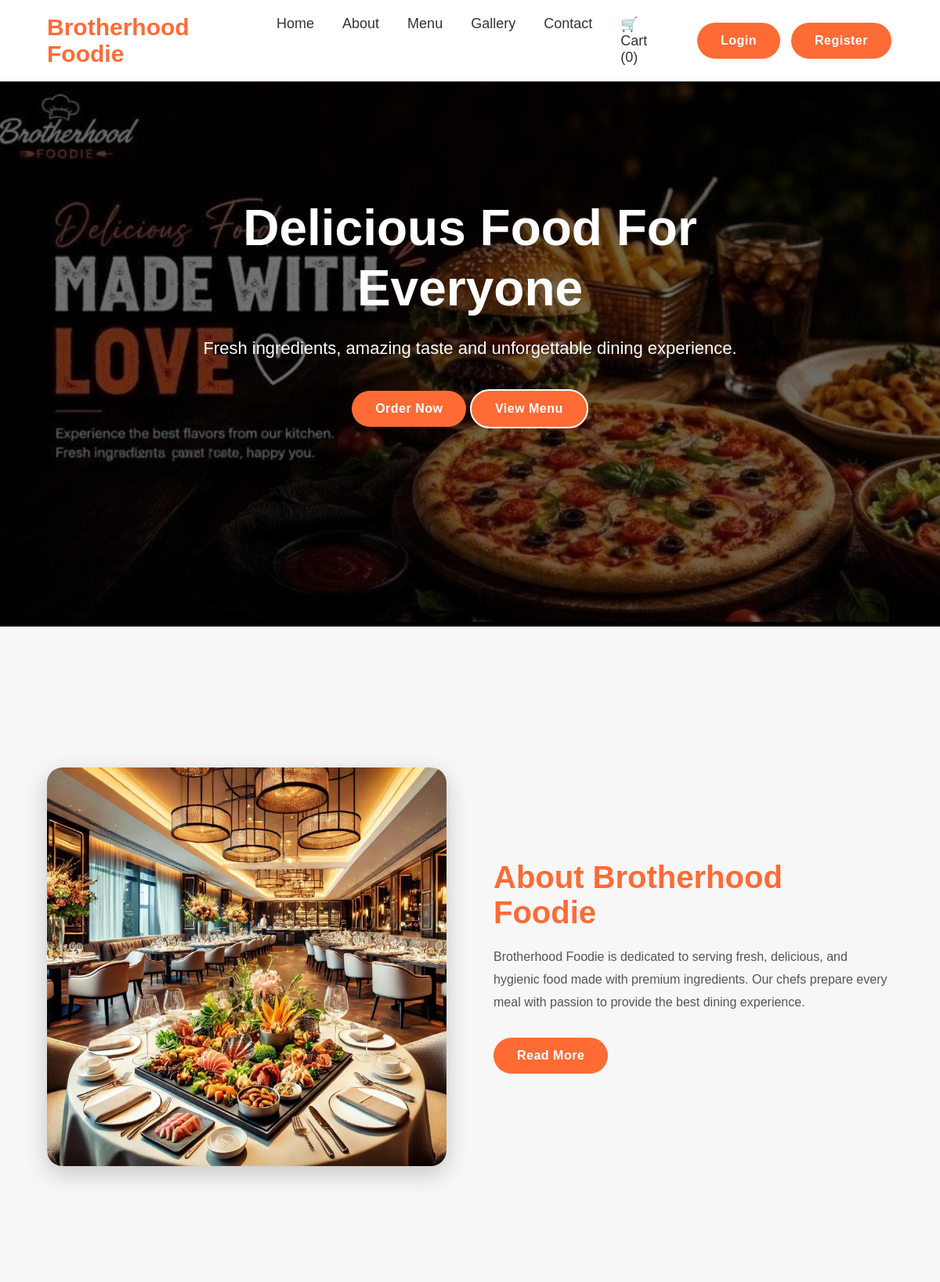
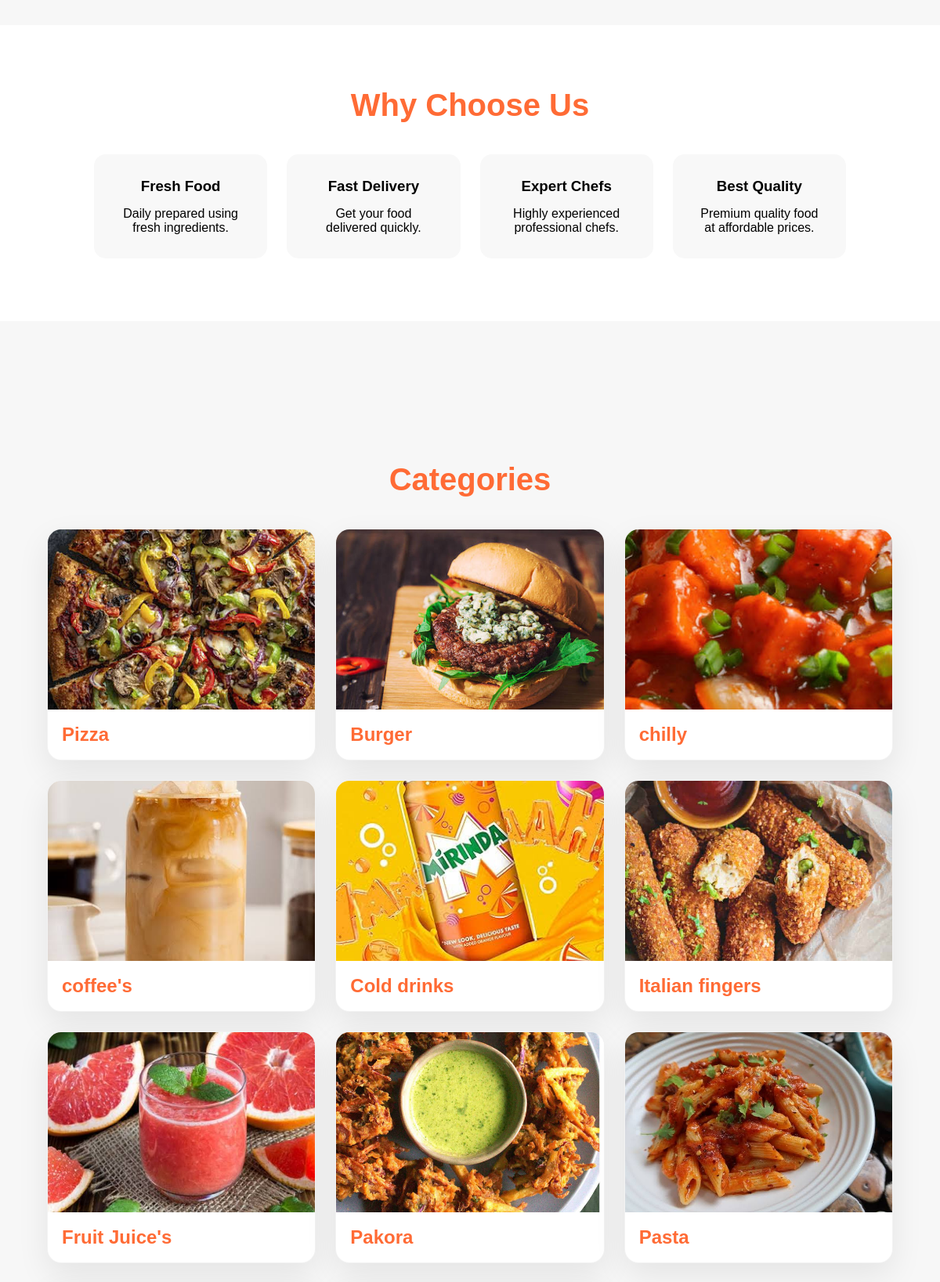
The page / (upper part) on the database its author committed (2 pictures, top to bottom).
### models.py (models this page shows, shortened)
class Category(db.Model):
    __tablename__ = "categories"
    id = db.Column(db.Integer, primary_key=True)
    name = db.Column(db.String(100), unique=True, nullable=False)
    description = db.Column(db.Text)
    image = db.Column(db.String(200))
    foods = db.relationship(
        "Food",
        backref="category",
        cascade="all, delete",
        lazy=True
    )

### app.py (the view)
@app.route("/")
def home():
    foods = (
        Food.query
        .filter_by(available=True)
        .limit(6)
        .all()
    )
    categories = Category.query.all()
    gallery_images = (
        Gallery.query
        .order_by(Gallery.created_at.desc())
        .all()
    )
    customer_reviews = (
        db.session.query(
            Review,
            User,
            Food
        )
        .join(
            User,
            Review.user_id == User.id
        )
        .join(
            Food,
            Review.food_id == Food.id
        )
        .order_by(
            Review.id.desc()
        )
        .limit(6)
        .all()
    )
    form = ContactForm()
    return render_template(
        "index.html",
        foods=foods,
        categories=categories,
        gallery_images=gallery_images,
        customer_reviews=customer_reviews,
        form=form
    )

### app.py (called while the page is built)
@app.context_processor
def cart_count():
    cart = session.get("cart", {})
    total_items = sum(cart.values())
    return dict(cart_count=total_items)

### models.py (called while the page is built)
    def discounted_price(self):
        return self.price - (self.price * self.discount / 100)

### templates/index.html (shortened to what this page needs)
{% extends "base.html" %}
{% block content %}
<section class="hero">
    <div class="overlay">
        <div class="hero-content">
            <h1>
                Delicious Food For Everyone
            </h1>
            <p>
                Fresh ingredients, amazing taste and unforgettable dining experience.
            </p>
            <a href="#featured-foods" class="btn">
                Order Now
            </a>
            <a href="{{ url_for('menu') }}" class="btn2">
                View Menu
            </a>
        </div>
    </div>
</section>
<section class="about">
    <div class="about-image">
        <img src="{{ url_for('static', filename='images/chef.jpg') }}" alt="Chef">
    </div>
    <div class="about-content">
        <h2>About Brotherhood Foodie</h2>
        <p>
            Brotherhood Foodie is dedicated to serving fresh, delicious, and
            hygienic food made with premium ingredients. Our chefs prepare every
            meal with passion to provide the best dining experience.
        </p>
        <a href="{{ url_for('about_details') }}" class="btn">
            Read More
        </a>
    </div>
</section>
<section class="why">
    <h2>Why Choose Us</h2>
    <div class="why-container">
        <div class="box">
            <h3>Fresh Food</h3>
            <p>
                Daily prepared using fresh ingredients.
            </p>
        </div>
        <div class="box">
            <h3>Fast Delivery</h3>
            <p>
                Get your food delivered quickly.
            </p>
        </div>
        <div class="box">
            <h3>Expert Chefs</h3>
            <p>
                Highly experienced professional chefs.
            </p>
        </div>
        <div class="box">
            <h3>Best Quality</h3>
            <p>
                Premium quality food at affordable prices.
            </p>
        </div>
    </div>
</section>
<section class="categories" id="categories">
    <h2 style="text-align: center;">Categories</h2>
    <div class="category-container">
        {% for category in categories %}
        <div class="category-card">
            <a href="{{ url_for('category_menu', category_id=category.id) }}"
                style="text-decoration:none; color:inherit;">
                {% if category.image %}
                <img src="{{ url_for('static', filename='uploads/categories/' + category.image) }}"
                    alt="{{ category.name }}">
                {% else %}
                <img src="{{ url_for('static', filename='images/no-image.png') }}" alt="No Image">
                {% endif %}
                <h3>{{ category.name }}</h3>
            </a>
        </div>
        {% endfor %}
    </div>
</section>
{% endblock %}

### static/css/style.css (style rules this page uses)
* { margin:0; padding:0; box-sizing:border-box; font-family:Arial, Helvetica, sans-serif; }
body { background:#f7f7f7; }
html { scroll-behavior:smooth; }
.btn { text-decoration:none; background:#ff6b35; color:white; padding:12px 28px; border-radius:30px; font-weight:bold; transition:.4s; }
.hero { min-height:100vh; background:url("../images/hero.jpg") center center/cover no-repeat; display:flex; align-items:center; justify-content:center; }
.overlay { width:100%; min-height:100vh; background:rgba(0,0,0,.55); display:flex; justify-content:center; align-items:center; padding:20px; }
.hero-content { max-width:800px; text-align:center; color:#fff; }
.hero-content h1 { font-size:64px; margin-bottom:20px; line-height:1.2; }
.hero-content p { font-size:22px; margin-bottom:35px; line-height:1.6; }
.btn2 { display:inline-block; background:#ff6b35; color:#fff; padding:12px 25px; border:2px solid white; border-radius:30px; text-decoration:none; font-weight:bold; text-align:center; transition:.3s; }
.btn2 { margin-left:0; }
.about { width:90%; margin:100px auto; display:flex; align-items:center; justify-content:space-between; gap:60px; }
.about-image { flex:1; }
.about-image img { width:100%; border-radius:20px; box-shadow:0 10px 30px rgba(0,0,0,.2); }
.about-content { flex:1; }
.about-content h2 { color:#ff6b35; font-size:40px; margin-bottom:20px; }
.about-content p { line-height:1.8; margin-bottom:30px; color:#555; }
.why { background:#ffffff; padding:80px 10%; }
.why h2 { text-align:center; color:#ff6b35; font-size:40px; margin-bottom:40px; }
.why-container { display:grid; grid-template-columns:repeat(auto-fit,minmax(220px,1fr)); gap:25px; }
.box { background:#f8f8f8; padding:30px; text-align:center; border-radius:15px; transition:.4s; }
.box h3 { margin-bottom:15px; }
.categories { width:90%; margin:100px auto; }
.categories h2 { text-align:center; color:#ff6b35; font-size:40px; margin-bottom:40px; }
.category-container { width:100%; display:grid; grid-template-columns:repeat(auto-fit,minmax(260px,1fr)); gap:25px; margin-top:35px; }
.category-card { background:#fff; border-radius:18px; overflow:hidden; box-shadow:0 8px 20px rgba(0,0,0,.12); transition:.35s; }
.category-card img { width:100%; height:230px; object-fit:cover; }
.category-card h3 { padding:18px; font-size:24px; color:#ff6b35; }
.food-card, .category-card, .dashboard-card { border:1px solid rgba(0,0,0,.05); box-shadow:0 15px 40px rgba(0,0,0,.08); transition:.35s; }
.btn, .btn2 { display:inline-block; padding:14px 30px; border-radius:50px; font-weight:bold; transition:.35s; letter-spacing:.5px; }
.about, .categories, .menu, .gallery, .contact { padding:80px 0; }
img { max-width:100%; display:block; }

### rows shown on the page
Category: image+name (picture), name "Pizza"
Category: image+name (picture), name "Burger"
Category: image+name (picture), name "chilly"
Category: image (picture), name "coffee's"
Category: image (picture), name "Cold drinks"
Category: image (picture), name "Italian fingers"
Category: image (picture), name "Fruit Juice's"
Category: image+name (picture), name "Pakora"
Category: image+name (picture), name "Pasta"

### other values the page prints
{{ cart_count }} "0"
